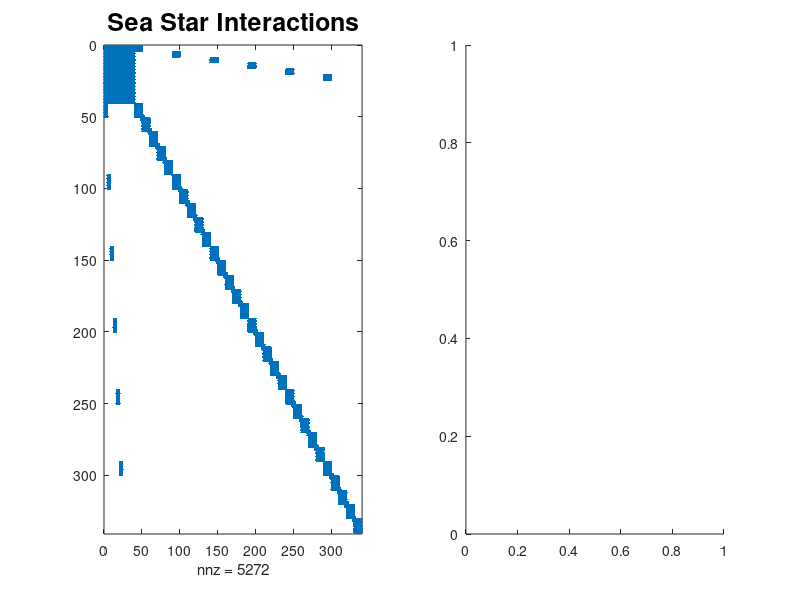

Recreate this plot in MATLAB. (Note: this script raises an error after producing the figure.)
%Sea star topology

%One big clique in the middle 'head'
%N different 'tentacles', each composed of k 'knuckles'
%knuckles communicate with each other across t <=k nodes.
%% Stability Test: Generating data
rng(62, 'twister')

head = 40;      %size of central 'head'
knuckle = 10;    %size of each knuckle
t = 4;          %#links between head and first knuckle
t_k = 2;        %#links between subsequent knuckles
N = 6;          %#tentacles
k = 5;          %#knuckles per tentacle

N_state = head + knuckle*N*k;

Gw = sparse(N_state, N_state);

%head is dense
Gw(1:head, 1:head) = 1;

i_incr = head;
t_incr = 0;
for i = 1:N
    %head to knuckle
    k_ind = i_incr + (1:knuckle);
    t_ind = t_incr + (1:t);
    Gw(k_ind, k_ind) = 3;
    Gw(k_ind, t_ind) = 0.2;
    Gw(t_ind, k_ind) = 0.2;
    i_incr = i_incr + knuckle;
    t_incr = t_incr + t;
    
    %knuckle to knuckle
    for j = 1:(k-1)
        i_prev = i_incr + ((1-t_k):0);
        i_next = i_incr + (1:t_k);
        
        i_k = i_incr + (1:knuckle);
        Gw(i_k, i_k) = 3;
        Gw(i_prev, i_next) = 0.2;
        Gw(i_next, i_prev) = 0.2;
        
        i_incr = i_incr + knuckle;
    end
end

figure(1)
subplot(1,2,1)
spy(Gw)
title('Sea Star Interactions', 'fontsize', 18)
subplot(1,2,2)
plot(graph(Gw, 'omitselfloops'), 'layout', 'force', 'Iterations', 500)
axis square
title('Sea Star Visualization', 'fontsize', 18)


G = (Gw > 0);
Mc    = maximalCliques(G);
%generate system
N = N_state;
n     = randi(10,1,N);
m     = randi(5,1,N);
d     = randi(5,1,N);
Flag  = 2;
Sys   = GenerateDynamics(G,[],n,m,d,Flag);

%% Call Yalmip to solve the problem
epsilon = 0.01;
P = [];
for i = 1:N
    P = blkdiag(P,sdpvar(n(i)));
end

Constraint = [P - epsilon*eye(sum(n)) >= 0];
Constraint = [Constraint, Sys.globalA*P + P*Sys.globalA' + Sys.globalB*Sys.globalB' + epsilon*eye(sum(n)) <= 0];
Cost = trace(Sys.globalC*P*Sys.globalC');

% by SeDuMi
opts      = sdpsettings('verbose',1,'solver','sedumi');
[model,~,~,~] = export(Constraint,Cost,opts);

% A = model.A;
% b = model.b;
% c = model.C;
% K.f = model.K.f;K.l = model.K.l;K.q = model.K.q;K.s = model.K.s;


parCoLO.domain    = 1;  % dConvCliqueTree  ---> equalities 
parCoLO.range     = 2;   % rConvMatDecomp   ---> equalities 
parCoLO.EQorLMI   = 1; % CoLOtoEQform     ---> equality standard form
parCoLO.SDPsolver = []; % CoLOtoEQform     ---> equality standard form       
parCoLO.quiet     = 1; % Some peace and quiet       
J.f = length(model.b);

[~,~,~,cliqueDomain,cliqueRange,LOP] = sparseCoLO(model.A',model.b,model.C,model.K,J,parCoLO); 

figure(2)
SP = spones(spones(model.C) + sparse(sum(spones(model.A),2)));  % vector of 1s and 0s
mask1 = reshape(SP(1:model.K.s(1)^2), model.K.s(1), model.K.s(1));
mask2 = reshape(SP(model.K.s(1)^2 + (1:model.K.s(2)^2)), model.K.s(2), model.K.s(2));

subplot(1,2,1)
spy(mask1)
title('$P \geq \epsilon I$', 'interpreter', 'latex', 'Fontsize', 18)
subplot(1,2,2)
spy(mask2)
title('$A^T P + P A^T + B B^T \leq -\epsilon I$', 'interpreter', 'latex', 'Fontsize', 18)

figure(3)
plot(sort(LOP.K.s), '.', 'Markersize', 10)
title('Sea Star Clique Sizes', 'fontsize', 18)

save('sea_star.mat', 'model', 'LOP', 'Sys', 'G', 'n', 'm', 'd')

% [x, y, info] = sedumi(LOP.A, LOP.b, LOP.c, LOP.K);
% H2cost = sqrt(-LOP.c'*x);
% 
% Ks = LOP.K.s';
% 
% % [x0, y0, info0] = sedumi(A, b, c, K);
% % H2cost0 = sqrt(-c'*x0);
% 
% % solSeDuMi = optimize(Constraint,Cost,opts);
% % H2SeDuMi = sqrt(value(Cost));
% 
% % by SeDuMi+SparseCoLO
% % opts          = sdpsettings('verbose',1,'solver','sparsecolo','sparsecolo.domain',1,'sparsecolo.range',0,'sparsecolo.EQorLMI',1,'sparsecolo.SDPsolver','sedumi');
% % solSparseCoLO = optimize(Constraint,Cost,opts);
% % H2colo = sqrt(value(Cost));
